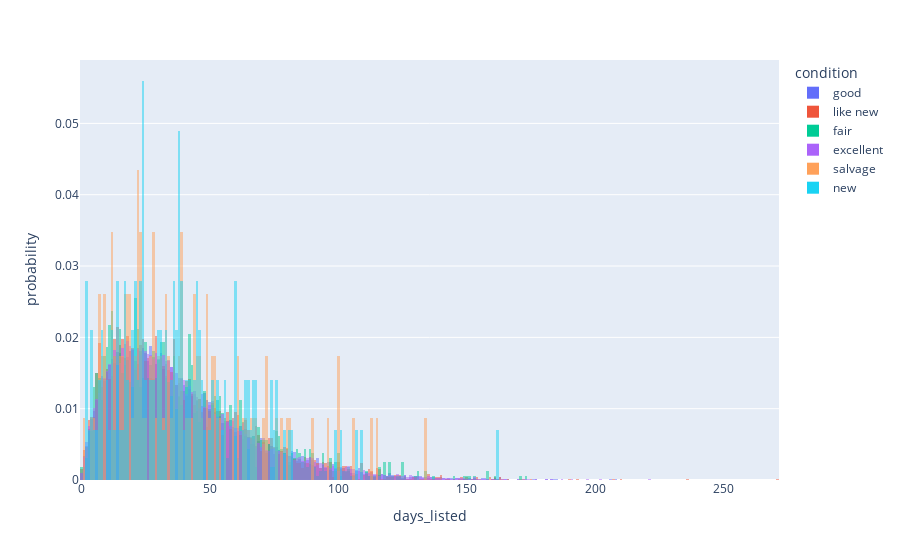

The notebook cell saved with this chart:
### Code cell
px.histogram(df, x="days_listed", color="condition", barmode="overlay", histnorm='probability')

### Figure 1 — Plotly figure (JSON) as saved in the notebook; plotly's stock layout.template omitted (floating-point values rounded to 4 significant figures; data arrays with more than 128 entries replaced by an {"elided": "..."} marker saying what was removed)
{"data": [{"alignmentgroup": "True", "bingroup": "x", "histnorm": "probability", "hovertemplate": "condition=good<br>days_listed=%{x}<br>probability=%{y}<extra></extra>", "legendgroup": "good", "marker": {"color": "#636efa", "opacity": 0.5, "pattern": {"shape": ""}}, "name": "good", "offsetgroup": "good", "orientation": "v", "showlegend": true, "type": "histogram", "x": {"elided": "20145 int values"}, "xaxis": "x", "yaxis": "y"}, {"alignmentgroup": "True", "bingroup": "x", "histnorm": "probability", "hovertemplate": "condition=like new<br>days_listed=%{x}<br>probability=%{y}<extra></extra>", "legendgroup": "like new", "marker": {"color": "#EF553B", "opacity": 0.5, "pattern": {"shape": ""}}, "name": "like new", "offsetgroup": "like new", "orientation": "v", "showlegend": true, "type": "histogram", "x": {"elided": "4742 int values"}, "xaxis": "x", "yaxis": "y"}, {"alignmentgroup": "True", "bingroup": "x", "histnorm": "probability", "hovertemplate": "condition=fair<br>days_listed=%{x}<br>probability=%{y}<extra></extra>", "legendgroup": "fair", "marker": {"color": "#00cc96", "opacity": 0.5, "pattern": {"shape": ""}}, "name": "fair", "offsetgroup": "fair", "orientation": "v", "showlegend": true, "type": "histogram", "x": {"elided": "1607 int values"}, "xaxis": "x", "yaxis": "y"}, {"alignmentgroup": "True", "bingroup": "x", "histnorm": "probability", "hovertemplate": "condition=excellent<br>days_listed=%{x}<br>probability=%{y}<extra></extra>", "legendgroup": "excellent", "marker": {"color": "#ab63fa", "opacity": 0.5, "pattern": {"shape": ""}}, "name": "excellent", "offsetgroup": "excellent", "orientation": "v", "showlegend": true, "type": "histogram", "x": {"elided": "24773 int values"}, "xaxis": "x", "yaxis": "y"}, {"alignmentgroup": "True", "bingroup": "x", "histnorm": "probability", "hovertemplate": "condition=salvage<br>days_listed=%{x}<br>probability=%{y}<extra></extra>", "legendgroup": "salvage", "marker": {"color": "#FFA15A", "opacity": 0.5, "pattern": {"shape": ""}}, "name": "salvage", "offsetgroup": "salvage", "orientation": "v", "showlegend": true, "type": "histogram", "x": [23, 19, 9, 33, 39, 12, 113, 22, 17, 71, 61, 38, 44, 28, 34, 78, 13, 64, 36, 32, 9, 59, 63, 80, 20, 31, 67, 25, 15, 45, 16, 90, 100, 106, 35, 52, 13, 30, 42, 16, 49, 66, 27, 33, 7, 12, 51, 134, 4, 12, 28, 36, 49, 30, 39, 34, 50, 51, 53, 81, 56, 5, 21, 29, 8, 19, 54, 1, 22, 68, 31, 17, 45, 28, 18, 46, 15, 44, 12, 19, 39, 115, 23, 23, 18, 47, 72, 8, 52, 18, 96, 61, 21, 72, 44, 39, 24, 100, 27, 28, 49, 38, 46, 41, 22, 76, 17, 9, 43, 7, 33, 23, 7, 22, 22], "xaxis": "x", "yaxis": "y"}, {"alignmentgroup": "True", "bingroup": "x", "histnorm": "probability", "hovertemplate": "condition=new<br>days_listed=%{x}<br>probability=%{y}<extra></extra>", "legendgroup": "new", "marker": {"color": "#19d3f3", "opacity": 0.5, "pattern": {"shape": ""}}, "name": "new", "offsetgroup": "new", "orientation": "v", "showlegend": true, "type": "histogram", "x": {"elided": "143 int values"}, "xaxis": "x", "yaxis": "y"}], "layout": {"barmode": "overlay", "legend": {"title": {"text": "condition"}, "tracegroupgap": 0}, "margin": {"t": 60}, "xaxis": {"anchor": "y", "domain": [0, 1], "title": {"text": "days_listed"}}, "yaxis": {"anchor": "x", "domain": [0, 1], "title": {"text": "probability"}}}}
